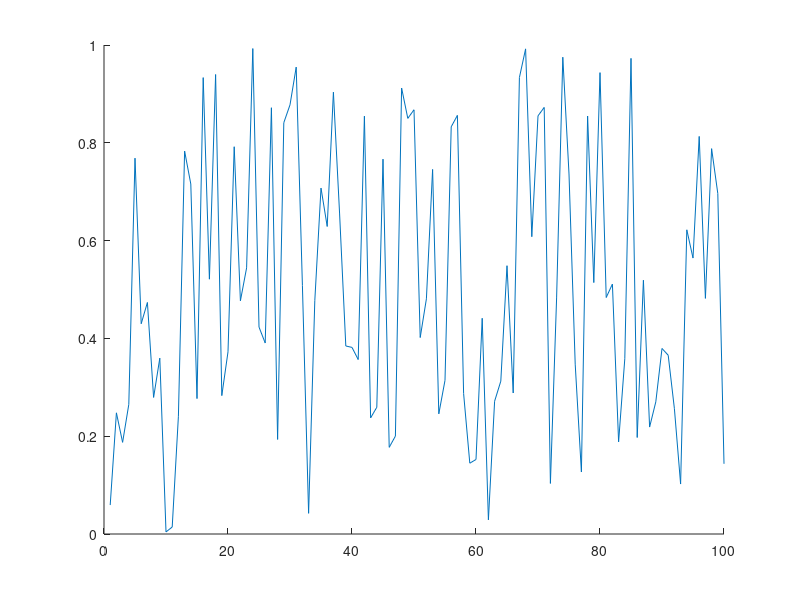

The MATLAB source for this figure: (Note: this script raises an error after producing the figure.)
clc
close all
clear

if isfolder('pics') == 0
    mkdir('pics')
end

x = 1:100;
y = rand(100,1);
idxmin = find(y == max(y));
idxmax = find(y == min(y));
txt = ['\leftarrow y = ',int2str(max(y))];
hold on
plot(x,y)
plot(x,y,'o','MarkerIndices',[idxmin idxmax],'MarkerFaceColor','red','MarkerSize',5)
t = text(idxmax,y(idxmax),txt);
t.Color = [153/255 153/255 255/255];
hold off
legend('random plot [0:1]');
print -dpng ./pics/test.png
close
%% testing plot function
clc

x = [0:0.01:2*pi];
y = sin(x);
yCmp = cos(x);
string = 'My test plot';
p_title = 'test_print';
t="";

% test = myplot(x,y,string,p_title);
test2 = superplot(x,y,'plotName',"My super plot",'figureName',"super_plot");
test3 = superplot(x,y,'cmpYLegend',"cos(x)",'figureName',"cosxVsSinx",'cmpY',yCmp,'yLegend',"sin(x)",'yName',"Amplitude",'xName',"Samples NOT normalized to 2\pi", ...
    'plotName',"Plotting cos(x) against sin(x)");
close(test2);
close(test3);
test4 = superplot(x,y);

testV = ones(1,1);
testV(2) = 5;

%% testing MER loop
% clear
clc
close all
clear

idx = 1;
for i = 0:200
    if ( rem((i-1)/4,1)==0 )
        validLen(idx) = i;
        idx = idx+1;
    end
end

% Constants are double-precision by default
vec = [97 97];

% for im
    
% for i = vec(1):0.01:vec(1)
%     fprintf("i is %d coefficients\n",i);
% end
    
% for i = 0:2:10
%     fprintf("i SHOULD be EVEN and is %d\n",i);
% end

%coefficients have to be even and divisible by span w/no remainder LOOK
%INTO THIS
%beta MUST be greater than 0
[MER_out, betaTX_out, betaRCV_out, coeff_out] = MER_opt('Nsps',4,'numCoeffs',vec,'betaTX',[0.1 0.0001 0.13],'betaRCV',[0.1 0.0001 0.13],'MER',50);
% [MER_out, betaTX_out, betaRCV_out, coeff_out] = MER_opt('Nsps',4,'numCoeffs',[25 77],'betaTX',[.01 0.01 .16],'betaRCV',[0.12 0.01 0.34],'MER',40);

% last = find(~MER_out,1);
fileID = fopen('GSM_parameters.txt','w');
cBeta = char(hex2dec('03b2'));
fprintf(fileID,'%10s %10s %10s %10s\r\n','MER', 'betaTX', 'betaRCV', 'length');
% A = [MER_out(1:last-1); betaTX_out(1:last-1); betaRCV_out(1:last-1); coeff_out(1:last-1)];
A = [MER_out; betaTX_out; betaRCV_out; coeff_out];
fprintf(fileID,'%10.6f %10.6f %10.6f %8.0f\r\n',A);
fclose(fileID);

% c_idx = find(coeff_out==121);
% max_121 = max(MER_out(c_idx(1):c_idx(end)));
% desired_121 = find(MER_out>=54.0679);

DONE = ones(10,1);
finish = sum(DONE(1:5));

%% MER calc
% clc
% clear all
% close all
% den = [-0.001473028462308   0.005666223150735  -0.019416661964618  -0.041188246018261   0.083990599017613  -0.169565530125065   0.900837427479342 ...
%     0.311842632473442  -0.140969388867244   0.099871376920441  -0.088049305611010   0.023834632003521  -0.009447343197004   0.002953619390284]
% 
% pk = 0.99924965776672958;
% 
% 10*log10(pk^2/sum(den.^2));

%% Measuring OOB requirements
clear 
close all
clc
cBeta = char(hex2dec('03b2'));

format long
% window designer from 0 to pi
% load('KaisWin.mat');
load('windowKais101.mat');

fileID = fopen('GSM_parameters_89-121_B1-0.001-2.txt');
formatSpec = '%s';
N = 4;
C_text = textscan(fileID,formatSpec,N);
C_data0 = textscan(fileID,'%f %f %f %f');
fclose(fileID);

vTX_B=C_data0{1,2}.'; vRCV_B=C_data0{1,3}.'; vLen=C_data0{1,4}.';
idx_89=find(vLen==89); idx_93=find(vLen==93); idx_97=find(vLen==97); idx_101=find(vLen==101); idx_109=find(vLen==109);

% #TX&RCV length; RCV rolloff here
% beta = 0.146600;  %trial 1
% N = 65;
% beta = 0.116400;    %trial 2
% N = 73;
% beta = 0.144400;   %trial 3
% N = 121;
% beta_Rcv = 0.188000;     %trial 18 i stop counting bruh
% N = 101;
% beta_Rcv = vRCV_B;     %trial 18 i stop counting bruh
% N = 93;


% digital angular frequency, w (rads/sample)
% w = [0:0.001:1000]/1000*pi; %0-0.5
w = [0:0.001:2000]/1000*pi; %one whole cycle

N = 101;
Nsps = 4;
span = (N-1)/4;
for bk = 0:0.1:2
% for bk = 2:0.1:2
    for idx_TXnRCV = idx_101(1):(idx_101(end))
%     for idx_TXnRCV = idx_97(1):(idx_97(1))
%     for idx_TXnRCV = 1027:(idx_97(end))
        b_nom = vTX_B(idx_TXnRCV);
        beta_Rcv = vRCV_B(idx_TXnRCV);
        GSM = rcosdesign(beta_Rcv,span,Nsps);
        wn = kaiser(length(GSM), bk);
%         wn = WinKaiser;
%         h_TX = GSM.*wn.';
        h_TX = rcosdesign(b_nom,span,Nsps).*wn.';
        h_GSM = GSM;

        % SRRC is a square root nyquist filter; firpm also
        % creates a sqrt nyquist filter
        M=N-1; Nsps=4; span=M/Nsps;
        fc=1/2/Nsps; fp=(1-b_nom)*fc; fs=(1+b_nom)*fc;
        fb = [0 fp fc fc fs .5]*2;
        a = [1 1 1/sqrt(2) 1/sqrt(2) 0 0];
        % wght vector needs to 2.4535 for passband
        wght = [2.4535 1 20];   %10 for N=97; 20 for N=91
        h_pps = firpm(M,fb,a,wght);

        % window
        h_pps = h_pps.*wn.';
    %     h_pps = h_pps;

        % estimate order of SR Nyquist filter | ford=fb(2:end-1);aord=[1 1/sqrt(2) 0];sb=10^(-58/20);dev=[sb 0.02 sb];M_est=firpmord(ford,aord,dev);
        H_srrc = freqz(h_TX,1,w); H_pps = freqz(h_pps,1,w);

        % mag_H = 20*log10(abs(H));
        sam_r8 = 6.25;
        mag_H = 20*log10(abs(H_pps));
        bb_bnd=(1+.12)/2/Nsps; OB1_bnd=bb_bnd+(.22/sam_r8); OB2_bnd=OB1_bnd+(1.53/sam_r8); OB3_bnd=OB2_bnd+(1.75/sam_r8);
        baseband_ind = find( w/2/pi <= bb_bnd);
        OB1_ind = find(w/2/pi>bb_bnd & w/2/pi<=OB1_bnd);
        OB2_ind = find(w/2/pi > OB1_bnd & w/2/pi <= OB2_bnd);
        OB3_ind = find(w/2/pi > OB2_bnd & w/2/pi <= OB3_bnd);

        conv2mW = @(x) 10.^(x/20);
        conv2dBm =  @(x) 20.*log10(x);

        % For power, do i need to account for limits of SA
        spec_mW = sum(conv2mW(mag_H));
        bb_mW = sum(conv2mW(mag_H(baseband_ind(1):baseband_ind(end))));
        OB1_mW = sum(conv2mW(mag_H(OB1_ind(1):OB1_ind(end))));
        OB2_mW = sum(conv2mW(mag_H(OB2_ind(1):OB2_ind(end))));
        OB3_mW = sum(conv2mW(mag_H(OB3_ind(1):OB3_ind(end))));

        spec_dBm = conv2dBm(spec_mW);
        bb_dBm = conv2dBm(bb_mW);
        OB1_dBm = conv2dBm(OB1_mW);
        OB2_dBm = conv2dBm(OB2_mW);
        OB3_dBm = conv2dBm(OB3_mW);

        OB1_58 = bb_dBm-OB1_dBm;
        OB2_60 = bb_dBm-OB2_dBm;
        OB3_63 = bb_dBm-OB3_dBm;

        % can cascade firpm sqrt w/srrc, center coeff
        % isn't one BUT even symmetric
        cascade = conv(h_pps,GSM);
        cascade_SRRC = conv(GSM,GSM);

        num = cascade(N);
        den = zeros(floor(length(cascade)/Nsps),1);
        idx = 1;
        cnt = 0;
        for i = 1:length(cascade)
            if cnt == 0 && i ~= N
                den(idx) = cascade(i);
                cnt = cnt + 1;
                idx = idx + 1;
            elseif cnt >= Nsps-1
                cnt = 0;
            else
                cnt = cnt + 1;
            end
        end
        MER_theo = 10*log10( num^2/sum(den.^2) );
%         fprintf("TX's %s: %1.4f | RCV's %s: %1.4f | idx TX & RCV: %d\n",cBeta,b_nom,cBeta,beta_Rcv,idx_TXnRCV);
%         fprintf("OB1: %2.6f | OB2: %2.6f | OB3: %2.6f | MER: %2.6f | Bk: %2.4f | Beta nominal: %2.4f | \n",OB1_58,OB2_60,OB3_63,MER_theo,bk, b_nom);
%         fprintf("baseband bnd frequency: %2.4f | OB1 bnd frequency: %2.4f | OB2 bnd frequency: %2.4f | OB3 bnd frequency: %2.4f |\n\n", bb_bnd, OB1_bnd, OB2_bnd, OB3_bnd);
        if OB1_58 > 58 && OB2_60 > 60 && OB3_63 > 63 && MER_theo >= 40
            fprintf("\n*************MET SPEC*************************\n");
            fprintf("TX's %s: %1.4f | RCV's %s: %1.4f | idx TX & RCV: %d\n",cBeta,b_nom,cBeta,beta_Rcv,idx_TXnRCV);
            fprintf("OB1: %2.6f | OB2: %2.6f | OB3: %2.6f | MER: %2.6f | Bk: %2.4f | Beta nominal: %2.4f | \n",OB1_58,OB2_60,OB3_63,MER_theo,bk, b_nom);
            fprintf("baseband bnd frequency: %2.4f | OB1 bnd frequency: %2.4f | OB2 bnd frequency: %2.4f | OB3 bnd frequency: %2.4f |\n\n", bb_bnd, OB1_bnd, OB2_bnd, OB3_bnd);
        end
    end
end

TX_MR = superplot(w/2/pi,20*log10(abs(H_pps)),'plotName',"Magnitude Response of PPS",'figureName',"PracticalPSResp",'yName',"Magnitude (dB)",...
    'xName',"Frequency (cycles/sample)",'yLegend',"SQRT FIRPM",'cmpY',20*log10(abs(H_srrc)),'cmpYLegend',"SRRC",...
    'plotAxis',[0 w(end)/2/pi -150 10]);
hold on
% OOB requirement 1
plot([bb_bnd bb_bnd],[-200 -58],'--k');
plot([bb_bnd OB1_bnd],[-58 -58],'--k');
plot([OB1_bnd OB1_bnd],[-200 -58],'--k');
% OOB requirement 2
plot([OB1_bnd OB1_bnd],[-200 -60],':R');
plot([OB1_bnd OB2_bnd],[-60 -60],':R');
plot([OB2_bnd OB2_bnd],[-200 -60],':R');
% OOB requirement 3
plot([OB2_bnd OB2_bnd],[-200 -63],'g');
plot([OB2_bnd OB3_bnd],[-63 -63],'g');
plot([OB3_bnd OB3_bnd],[-200 -63],'g');
legend('Sqrt firpm','SRRC','OB1','OB1','OB1','OB2','OB2','OB2','OB3','OB3','OB3');
hold off
location = strcat('./pics/','PracticalPSResp','.png');
print(TX_MR, '-dpng', location);
% close(TX_MR);

% scale desired coefficients
maxi = sum(abs(h_pps));
scaling = (1-2^-17)/maxi;

h_pps_1s17= round(h_pps*scaling*2^17);
if sum(abs(h_pps_1s17/2^17) > 1-2^-17)
    fprintf("Error need to scaled down h_pps more\n");
    return
end

h_pps_coeffs = unique(h_pps_1s17,'stable');


%% Test cascade
clear 
% close all
clc

coeff = 65;
Nsps = 4;
beta_Rcv = 0.146600;

span = (coeff-1)/Nsps;
rcv = rcosdesign(beta_Rcv, span, Nsps);

% SR Nyquist filter
bb = 2.0; spans = 25;
M = coeff-1;
fc = 1/(2*Nsps);fp=(1-.12)*fc; fs=(1+.12)*fc;
fb = [0 fp fc fc fs .5]*2;
a = [1 1 1/sqrt(2) 1/sqrt(2) 0 0];
wght = [2.4535 1 1];
h_pps=firpm(M,fb,a,wght);
w = [0:0.001:1000]/1000*pi;
wnNorm=kaiser(coeff,2.0);
wnGr=kaiser(coeff,3);
wnLT=kaiser(coeff,1);

H_pps = freqz(h_pps,1,w);
H_ppsGrBk=freqz( conv(h_pps,wnGr),1,w );
H_ppsNormBk=freqz( conv(h_pps,wnNorm),1,w );
H_ppsLTBk=freqz( conv(h_pps,wnLT),1,w );

figName="PPS_with_65coeffs";
pps_plot = superplot(w/2/pi,20*log10(abs(H_pps)),'cmpY',20*log10(H_ppsNormBk),'figureName',figName,...
    'plotAxis',[0 0.5 -100 40]);
hold on
plot(w/2/pi,20*log10(abs(H_ppsGrBk)),"-.g");
plot(w/2/pi,20*log10(abs(H_ppsLTBk)),"--m");
legend('beta=0','beta=2.0','beta=3','beta=1');
hold off
location = strcat('./pics/',figName,'.png');
print(pps_plot, '-dpng', location);

% Too much theory to figure out MER for LPF

%% Test PPS_opt
% clc
% clear 
% close all
% 
% % Constants are double-precision by default
% vec = [65 129];
% 
% [MER_out, betaTX_out, betaRCV_out, coeff_out, betaKais_out] = PPS_opt('Nsps',4,...
%     'numCoeffs',vec,'betaTX',[0 0.001 0.2],'betaRCV',[0.12 0.01 0.12],'MER',40,'betaKais',[0 0.01 10]);

%% File IO
clear all
close all
clc

fileID = fopen('GSM_parameters_SRRC.txt');
formatSpec = '%s';
N = 4;
C_text = textscan(fileID,formatSpec,N);
C_data0 = textscan(fileID,'%f %f %f %f');
fclose(fileID);

%% Designing polyphase filter
clear;close all;clc; load('validLen.mat');

beta_Rcv=0.12; N=21; Nsps=4; span=(N-1)/4;

% rcv = rcosdesign(beta,span, Nsps);
load('rcv.mat');
worse_case_output = sum(abs(rcv));
scaling = (1-2^-17)/worse_case_output;
rcv_1s17=round( rcv*scaling*2^17 );tx=rcv;

sym_mults=round(length(rcv)/2);
poly_mults=sym_mults/Nsps;

%% Testing roll off cascaded
clc; clear; close all;

N=41; Nsps=4; span=(N-1)/4;

rcv = rcosdesign(0.1,span, Nsps); tx = rcosdesign(0.08,span, Nsps);
cascade=conv(rcv,tx);

figure(1);
hold on
title('Different beta');
stem(1:N,rcv);
stem(1:N,tx)
stem(1:2*N-1,cascade);
legend('RCV','TX','Cascade'); grid;
hold off

figure(2);
hold on
title('Same beta');
stem(1:N,rcv);
stem(1:2*N-1,conv(rcv,rcv));
legend('RCV','Cascade'); grid;
hold off

% SRRC is a square root nyquist filter; firpm also
% creates a sqrt nyquist filter
M=N-1; Nsps=4; span=M/Nsps; b_nom=0.1;
fc=1/2/Nsps; fp=(1-b_nom)*fc; fs=(1+b_nom)*fc;
fb = [0 fp fc fc fs .5]*2;
a = [1 1 1/sqrt(2) 1/sqrt(2) 0 0];
% wght vector needs to 2.4535 for passband
wght = [2.4535 1 1];
tx_pm = firpm(M,fb,a,wght);
cascade_pm = conv(tx_pm,rcv);
cascade_rcv = conv(rcv,rcv);

figure(3);
subplot(2,1,1);
hold on
stem(1:N,tx_pm);
stem(1:2*N-1,cascade_pm);
title('firpm');
hold off
subplot(2,1,2);
hold on
stem(1:N,rcv);
stem(1:2*N-1,cascade_rcv);
title('traditional RC');
hold off
% legend('RCV','TX','Cascade'); grid;

figure(4)
stem(1:31,rcosdesign(0.25,(31-1)/4,4));

%% Polyphase Time-SHaring Decimator design
clear
clc
format longG
srrc = round(rcosdesign(0.2,(93-1)/4,4).'*2^17);

N=47;
a_sym_mults = round(N/2);
a_poly_mults = round(a_sym_mults/4);
a_time_share_mults = round(a_poly_mults/4); % use 4x faster clk to do operation

out_ds = zeros(N,N); out_ds(1,1)=1;

% let row=sample & col=y_ds
for row=1:N
    for col=1:N
%         fprintf("row: %d | col: %d | val: %d\n",row,col,row*col);
%         out_ds(row,col)=row*col;
        if row==col&&col==1
%             fprintf("row: %d | col: %d | val: %d\n",row,col,1);
            out_ds(row,col)=row*col;
        elseif col==1&&row~=1
%             fprintf("row: %d | col: %d | val: %d\n",row,col,out_ds(row-1,col)+1);
            out_ds(row,col)=out_ds(row-1,col)+1;
        else
%             fprintf("row: %d | col: %d | val: %d\n",row,col,out_ds(row,col-1)-1);
                if out_ds(row,col-1)-1>0
                    out_ds(row,col)=out_ds(row,col-1)-1;
                else
                    out_ds(row,col)=0;
                end
        end
    end
end

for row=1:N
    for col=1:N
        if out_ds(row,col)==0
            N=N;
        elseif out_ds(row,col)==1
            fprintf("y%dh%d\n",col,out_ds(row,col));
        else
            fprintf("y%dh%d ",col,out_ds(row,col));
        end
    end
end
